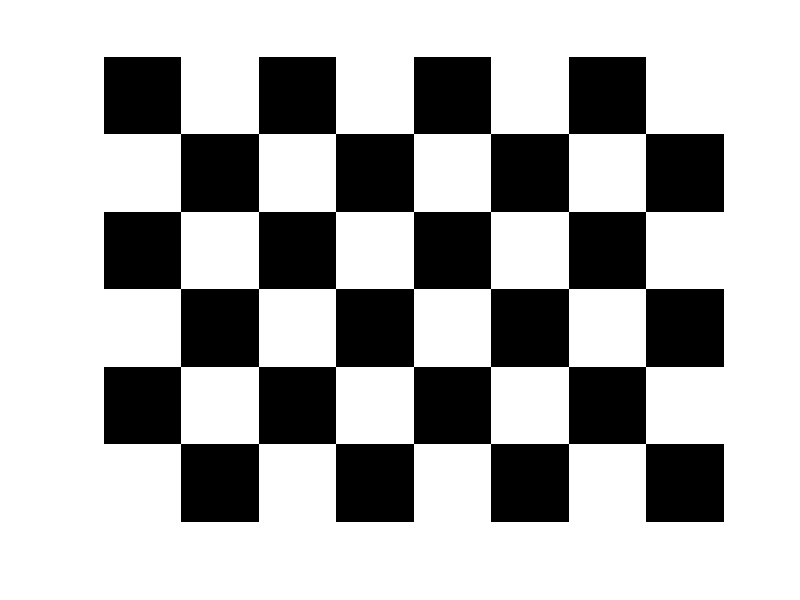
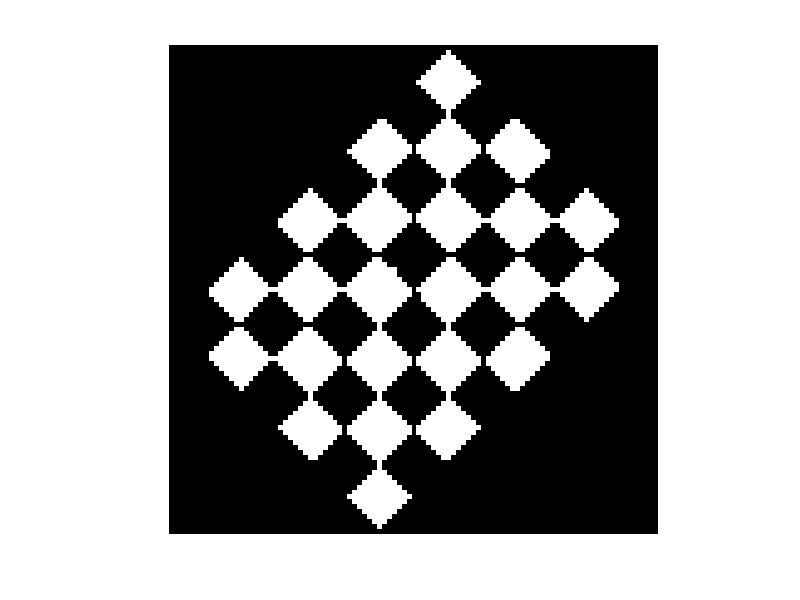
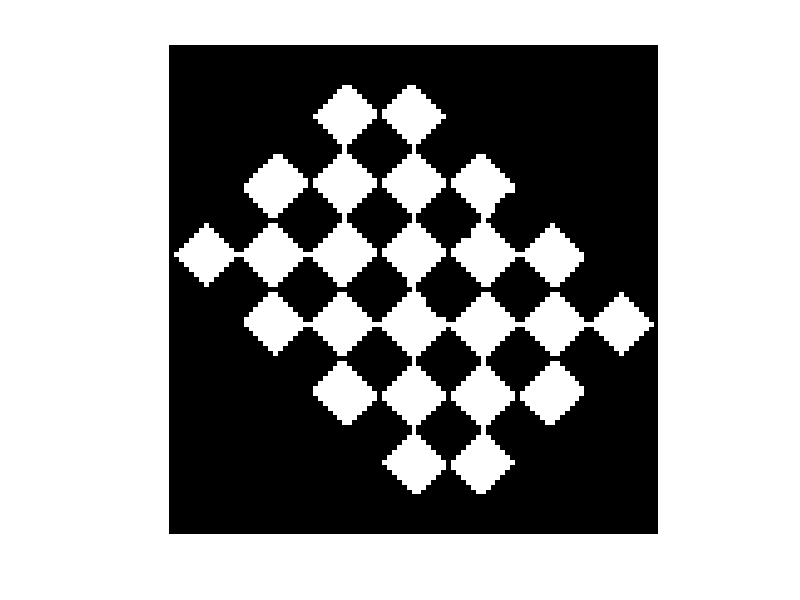

Here is the MATLAB script that generated these plots, in order: (Note: this script raises an error after producing the figures.)
% Generating Image Pattern

a= zeros(10,10);
b = ones(10,10);
mat1 = [ a b a b a b a b;
         b a b a b a b a;
         a b a b a b a b;
         b a b a b a b a;
         a b a b a b a b;
         b a b a b a b a;
    ];

img = mat2gray(mat1);
imshow(img);

% Rotation of image

rotated = imrotate(img,45);
figure
imshow(rotated);

rot = imrotate(img,-45);
figure
imshow(rot);

% Contrast Stretching of image

org = imread('face.jpg');
g1 = rgb2gray(org);
%contrast stretching
contrast_st = imadjust(g1,stretchlim(g1),[]);
% power law transform
gamma1 = 4;
c1 = 255/((255)^gamma1);
im1 = c1*g1.^gamma1;

gamma2 = 5;
c2 = 255/((255)^gamma2);
im2 = c2*g1.^gamma2;

% log transform
c3 = 255/log(256);
im3 = c3*log(double(g1+1));

subplot(2,3,1); subimage(org);
subplot(2,3,2); subimage(g1);
subplot(2,3,3); subimage(contrast_st);
subplot(2,3,4); subimage(im1);
subplot(2,3,5); subimage(im2);
subplot(2,3,6); subimage(im3/255);

% Noise Generartion
im_noise = imnoise(g1,'salt & pepper',0.5);
im_noise_1 = imnoise(g1,'gaussian',0 , 0.1);
im_noise_2 = imnoise(g1,'speckle');
subplot(2,3,1); subimage(im_noise);
subplot(2,3,2); subimage(im_noise_1);
subplot(2,3,3); subimage(im_noise_2);

% Periodic Noise
s = size(g1);
[x, y] = meshgrid(1:s(2), 1:s(1) );
periodicnoise = 15*sin(2*(pi/14)*x + 2*(pi/14)*y);
noisyim = uint8(periodicnoise)+g1;
subplot(2,3,4); subimage(noisyim);





